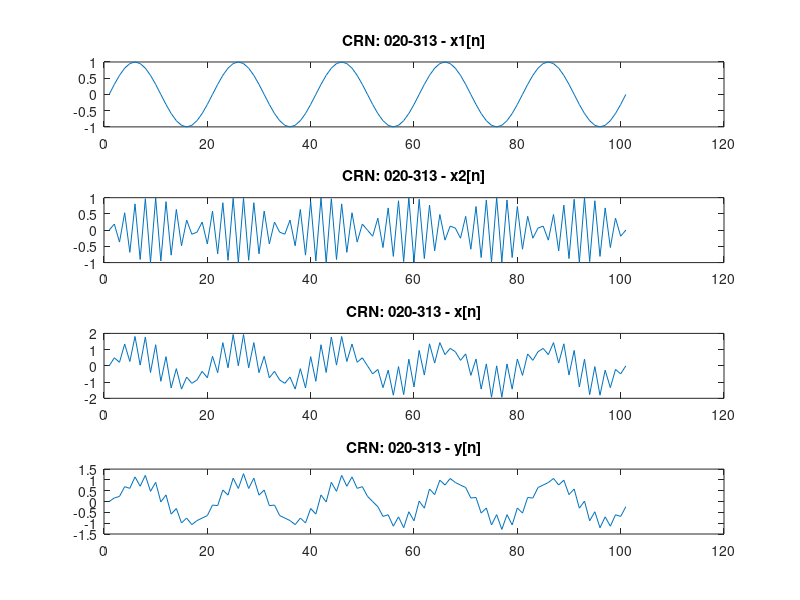

Write MATLAB code to recreate this figure.
% CRN: 020-313 - Three-point Smoothing Filter
f1 = 0.05; f2 = 0.47; n = 0:100;	
x1 = sin(2*pi*f1*n);
x2 = sin(2*pi*f2*n);
x = x1 + x2;
B = [1 1 1]/3; A = 1;
y = filter(B, A, x);

subplot(4,1,1); plot(x1); title('CRN: 020-313 - x1[n]');
subplot(4,1,2); plot(x2); title('CRN: 020-313 - x2[n]');
subplot(4,1,3); plot(x);  title('CRN: 020-313 - x[n]');
subplot(4,1,4); plot(y);  title('CRN: 020-313 - y[n]');
